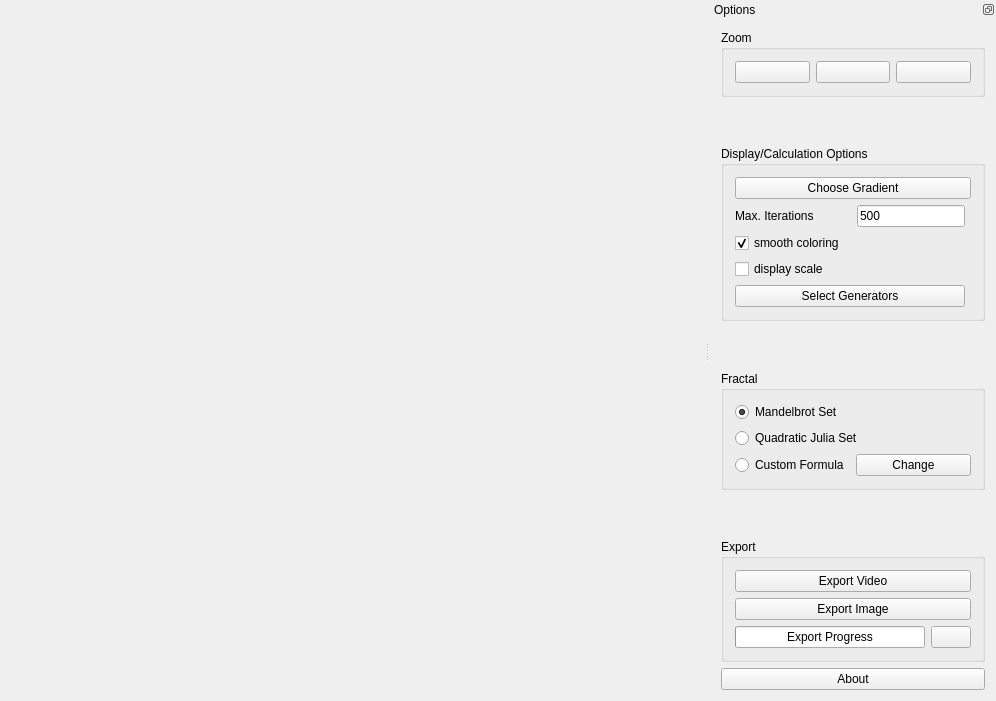
<?xml version="1.0" encoding="UTF-8"?>
<ui version="4.0">
 <class>AlmondClass</class>
 <widget class="QMainWindow" name="AlmondClass">
  <property name="enabled">
   <bool>true</bool>
  </property>
  <property name="geometry">
   <rect>
    <x>0</x>
    <y>0</y>
    <width>996</width>
    <height>701</height>
   </rect>
  </property>
  <property name="windowTitle">
   <string>Almond</string>
  </property>
  <widget class="QWidget" name="centralWidget">
   <layout class="QHBoxLayout" name="horizontalLayout">
    <item>
     <layout class="QVBoxLayout" name="mainContainer">
      <item>
       <layout class="QHBoxLayout" name="mandel_container"/>
      </item>
     </layout>
    </item>
   </layout>
  </widget>
  <widget class="QDockWidget" name="dockWidget_2">
   <property name="sizePolicy">
    <sizepolicy hsizetype="MinimumExpanding" vsizetype="Expanding">
     <horstretch>0</horstretch>
     <verstretch>0</verstretch>
    </sizepolicy>
   </property>
   <property name="features">
    <set>QDockWidget::DockWidgetFloatable|QDockWidget::DockWidgetMovable</set>
   </property>
   <property name="allowedAreas">
    <set>Qt::LeftDockWidgetArea|Qt::RightDockWidgetArea</set>
   </property>
   <property name="windowTitle">
    <string>Options</string>
   </property>
   <attribute name="dockWidgetArea">
    <number>2</number>
   </attribute>
   <widget class="QWidget" name="dockWidgetContents_2">
    <layout class="QHBoxLayout" name="horizontalLayout_4">
     <property name="sizeConstraint">
      <enum>QLayout::SetMinimumSize</enum>
     </property>
     <item>
      <widget class="QScrollArea" name="scrollArea">
       <property name="frameShape">
        <enum>QFrame::NoFrame</enum>
       </property>
       <property name="widgetResizable">
        <bool>true</bool>
       </property>
       <widget class="QWidget" name="scrollAreaWidgetContents">
        <property name="geometry">
         <rect>
          <x>0</x>
          <y>0</y>
          <width>381</width>
          <height>661</height>
         </rect>
        </property>
        <layout class="QHBoxLayout" name="horizontalLayout_3">
         <property name="leftMargin">
          <number>0</number>
         </property>
         <property name="topMargin">
          <number>0</number>
         </property>
         <property name="rightMargin">
          <number>0</number>
         </property>
         <property name="bottomMargin">
          <number>0</number>
         </property>
         <item>
          <layout class="QVBoxLayout" name="verticalLayout_right">
           <property name="sizeConstraint">
            <enum>QLayout::SetMinimumSize</enum>
           </property>
           <item>
            <widget class="QGroupBox" name="grp_zoom">
             <property name="sizePolicy">
              <sizepolicy hsizetype="Preferred" vsizetype="Minimum">
               <horstretch>0</horstretch>
               <verstretch>0</verstretch>
              </sizepolicy>
             </property>
             <property name="title">
              <string>Zoom</string>
             </property>
             <layout class="QGridLayout" name="gridLayout_2">
              <item row="1" column="3">
               <widget class="QPushButton" name="zoom_out">
                <property name="icon">
                 <iconset resource="../resources/Almond.qrc">
                  <normaloff>:/icons/zoom_out</normaloff>:/icons/zoom_out</iconset>
                </property>
                <property name="iconSize">
                 <size>
                  <width>32</width>
                  <height>32</height>
                 </size>
                </property>
               </widget>
              </item>
              <item row="1" column="1">
               <widget class="QPushButton" name="resetZoom">
                <property name="sizePolicy">
                 <sizepolicy hsizetype="Minimum" vsizetype="Minimum">
                  <horstretch>0</horstretch>
                  <verstretch>0</verstretch>
                 </sizepolicy>
                </property>
                <property name="icon">
                 <iconset resource="../resources/Almond.qrc">
                  <normaloff>:/icons/zoom_zero</normaloff>:/icons/zoom_zero</iconset>
                </property>
                <property name="iconSize">
                 <size>
                  <width>32</width>
                  <height>32</height>
                 </size>
                </property>
               </widget>
              </item>
              <item row="1" column="0">
               <widget class="QPushButton" name="zoom_in">
                <property name="icon">
                 <iconset resource="../resources/Almond.qrc">
                  <normaloff>:/icons/zoom_in</normaloff>:/icons/zoom_in</iconset>
                </property>
                <property name="iconSize">
                 <size>
                  <width>32</width>
                  <height>32</height>
                 </size>
                </property>
               </widget>
              </item>
             </layout>
            </widget>
           </item>
           <item>
            <spacer name="verticalSpacer">
             <property name="orientation">
              <enum>Qt::Vertical</enum>
             </property>
             <property name="sizeHint" stdset="0">
              <size>
               <width>0</width>
               <height>0</height>
              </size>
             </property>
            </spacer>
           </item>
           <item>
            <widget class="QGroupBox" name="grp_display_opts">
             <property name="sizePolicy">
              <sizepolicy hsizetype="Preferred" vsizetype="Minimum">
               <horstretch>0</horstretch>
               <verstretch>0</verstretch>
              </sizepolicy>
             </property>
             <property name="title">
              <string>Display/Calculation Options</string>
             </property>
             <layout class="QGridLayout" name="gridLayout_4">
              <item row="3" column="0">
               <widget class="QCheckBox" name="smooth">
                <property name="sizePolicy">
                 <sizepolicy hsizetype="Minimum" vsizetype="Minimum">
                  <horstretch>0</horstretch>
                  <verstretch>0</verstretch>
                 </sizepolicy>
                </property>
                <property name="text">
                 <string>smooth coloring</string>
                </property>
                <property name="checked">
                 <bool>true</bool>
                </property>
               </widget>
              </item>
              <item row="0" column="0" rowspan="2" colspan="4">
               <widget class="QPushButton" name="chooseGradient">
                <property name="sizePolicy">
                 <sizepolicy hsizetype="Minimum" vsizetype="Minimum">
                  <horstretch>0</horstretch>
                  <verstretch>0</verstretch>
                 </sizepolicy>
                </property>
                <property name="text">
                 <string>Choose Gradient</string>
                </property>
               </widget>
              </item>
              <item row="2" column="0">
               <widget class="QLabel" name="label">
                <property name="text">
                 <string>Max. Iterations</string>
                </property>
               </widget>
              </item>
              <item row="2" column="2">
               <widget class="QLineEdit" name="maxIterations">
                <property name="sizePolicy">
                 <sizepolicy hsizetype="Expanding" vsizetype="Minimum">
                  <horstretch>0</horstretch>
                  <verstretch>0</verstretch>
                 </sizepolicy>
                </property>
                <property name="text">
                 <string>500</string>
                </property>
                <property name="maxLength">
                 <number>32</number>
                </property>
               </widget>
              </item>
              <item row="4" column="0">
               <widget class="QCheckBox" name="displayInfo">
                <property name="sizePolicy">
                 <sizepolicy hsizetype="Minimum" vsizetype="Minimum">
                  <horstretch>0</horstretch>
                  <verstretch>0</verstretch>
                 </sizepolicy>
                </property>
                <property name="text">
                 <string>display scale</string>
                </property>
               </widget>
              </item>
              <item row="5" column="0" colspan="3">
               <widget class="QPushButton" name="chooseGenerator">
                <property name="sizePolicy">
                 <sizepolicy hsizetype="Minimum" vsizetype="Minimum">
                  <horstretch>0</horstretch>
                  <verstretch>0</verstretch>
                 </sizepolicy>
                </property>
                <property name="text">
                 <string>Select Generators</string>
                </property>
               </widget>
              </item>
             </layout>
            </widget>
           </item>
           <item>
            <spacer name="verticalSpacer_2">
             <property name="orientation">
              <enum>Qt::Vertical</enum>
             </property>
             <property name="sizeHint" stdset="0">
              <size>
               <width>0</width>
               <height>0</height>
              </size>
             </property>
            </spacer>
           </item>
           <item>
            <widget class="QGroupBox" name="grp_fractal">
             <property name="sizePolicy">
              <sizepolicy hsizetype="Preferred" vsizetype="Minimum">
               <horstretch>0</horstretch>
               <verstretch>0</verstretch>
              </sizepolicy>
             </property>
             <property name="title">
              <string>Fractal</string>
             </property>
             <layout class="QVBoxLayout" name="verticalLayout">
              <item>
               <widget class="QRadioButton" name="wMandel">
                <property name="text">
                 <string>Mandelbrot Set</string>
                </property>
                <property name="checked">
                 <bool>true</bool>
                </property>
               </widget>
              </item>
              <item>
               <widget class="QRadioButton" name="radioButton">
                <property name="text">
                 <string>Quadratic Julia Set</string>
                </property>
               </widget>
              </item>
              <item>
               <layout class="QHBoxLayout" name="horizontalLayout_2">
                <item>
                 <widget class="QRadioButton" name="radioButton_2">
                  <property name="text">
                   <string>Custom Formula</string>
                  </property>
                 </widget>
                </item>
                <item>
                 <widget class="QPushButton" name="createCustom">
                  <property name="text">
                   <string>Change</string>
                  </property>
                 </widget>
                </item>
               </layout>
              </item>
             </layout>
            </widget>
           </item>
           <item>
            <spacer name="verticalSpacer_3">
             <property name="orientation">
              <enum>Qt::Vertical</enum>
             </property>
             <property name="sizeHint" stdset="0">
              <size>
               <width>0</width>
               <height>0</height>
              </size>
             </property>
            </spacer>
           </item>
           <item>
            <widget class="QGroupBox" name="grp_export_box">
             <property name="sizePolicy">
              <sizepolicy hsizetype="Preferred" vsizetype="Minimum">
               <horstretch>0</horstretch>
               <verstretch>0</verstretch>
              </sizepolicy>
             </property>
             <property name="title">
              <string>Export</string>
             </property>
             <layout class="QGridLayout" name="gridLayout">
              <item row="2" column="0">
               <widget class="QProgressBar" name="backgroundProgress">
                <property name="enabled">
                 <bool>true</bool>
                </property>
                <property name="maximum">
                 <number>1</number>
                </property>
                <property name="value">
                 <number>0</number>
                </property>
                <property name="alignment">
                 <set>Qt::AlignCenter</set>
                </property>
                <property name="format">
                 <string>Export Progress</string>
                </property>
               </widget>
              </item>
              <item row="0" column="0" colspan="2">
               <widget class="QPushButton" name="exportVideo">
                <property name="text">
                 <string>Export Video</string>
                </property>
               </widget>
              </item>
              <item row="1" column="0" colspan="2">
               <widget class="QPushButton" name="exportImage">
                <property name="text">
                 <string>Export Image</string>
                </property>
               </widget>
              </item>
              <item row="2" column="1">
               <widget class="QPushButton" name="cancelProgress">
                <property name="text">
                 <string/>
                </property>
                <property name="icon">
                 <iconset theme="cancel">
                  <normaloff>.</normaloff>.</iconset>
                </property>
               </widget>
              </item>
             </layout>
            </widget>
           </item>
           <item>
            <widget class="QPushButton" name="aboutBtn">
             <property name="text">
              <string>About</string>
             </property>
            </widget>
           </item>
          </layout>
         </item>
        </layout>
       </widget>
      </widget>
     </item>
    </layout>
   </widget>
  </widget>
  <action name="actionExit">
   <property name="text">
    <string>Exit</string>
   </property>
  </action>
 </widget>
 <layoutdefault spacing="6" margin="11"/>
 <resources>
  <include location="../resources/Almond.qrc"/>
 </resources>
 <connections/>
</ui>
